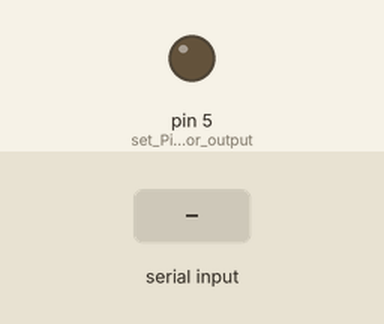
Recording of a sketch running on a simulated Arduino Uno, built with avr-gcc and run on an emulated ATmega328P. Parts: output pins drawn as LEDs (lit = HIGH). The test bench sets the inputs (shaded band). What the sketch prints to the serial monitor is not drawn.

Above: at 1.2 s.
1.3 s: byte 30 received over Serial
At 2.4 s:
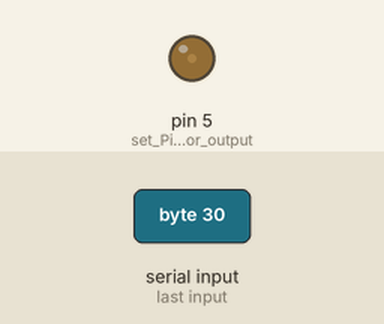
2.8 s: byte 90 received over Serial
At 3.6 s:
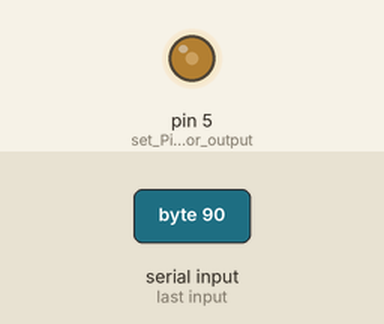
4.3 s: byte 120 received over Serial
At 4.7 s:
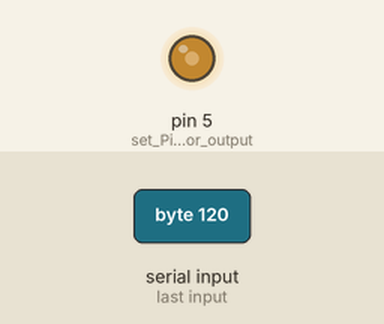
Timing chart, 0 to 7.3 s (numbered marks = the images above; inputs shaded):
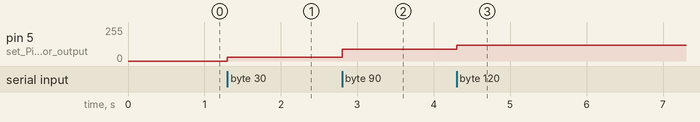

The sketch:

A6.ino
```cpp
/*
 * Nigel Fernandes
 * A6 Talking to the Web
 * HCDE 439
 * 3/1/21

Changes LED brightness based on movements of the joystick.
The corresponding JS code awaits a spacebar keypress, which activates the joysticks and sends back data
*/

void setup() {
 Serial.begin(9600);    // initialize serial communications
 Serial.setTimeout(10); // set the timeout for parseInt
 pinMode(5, OUTPUT); // set Pin 5 for output
}

//This loop receives, reads, and sends data to webpage. The LED's brightness is determined by the X-coordinate of the Joystick
// The data is sent back to the Arduino after a spacebar keypress (ASCII code 32) is detected by the JS code
void loop() {
 if (Serial.available() > 0) {   // if there's serial data
     int inByte = Serial.read(); // read it
     Serial.write(inByte);      // send it back out as raw binary data
     analogWrite(5, inByte);    // use it to set the LED brightness
 }
}
```

Measured:
- after the input at 1.3 s, pin 5 (set_Pin_5_for_output): 0/255 → 30/255 at once
- after the input at 2.8 s, pin 5 (set_Pin_5_for_output): 30/255 → 90/255 at once
- after the input at 4.3 s, pin 5 (set_Pin_5_for_output): 90/255 → 120/255 at once
